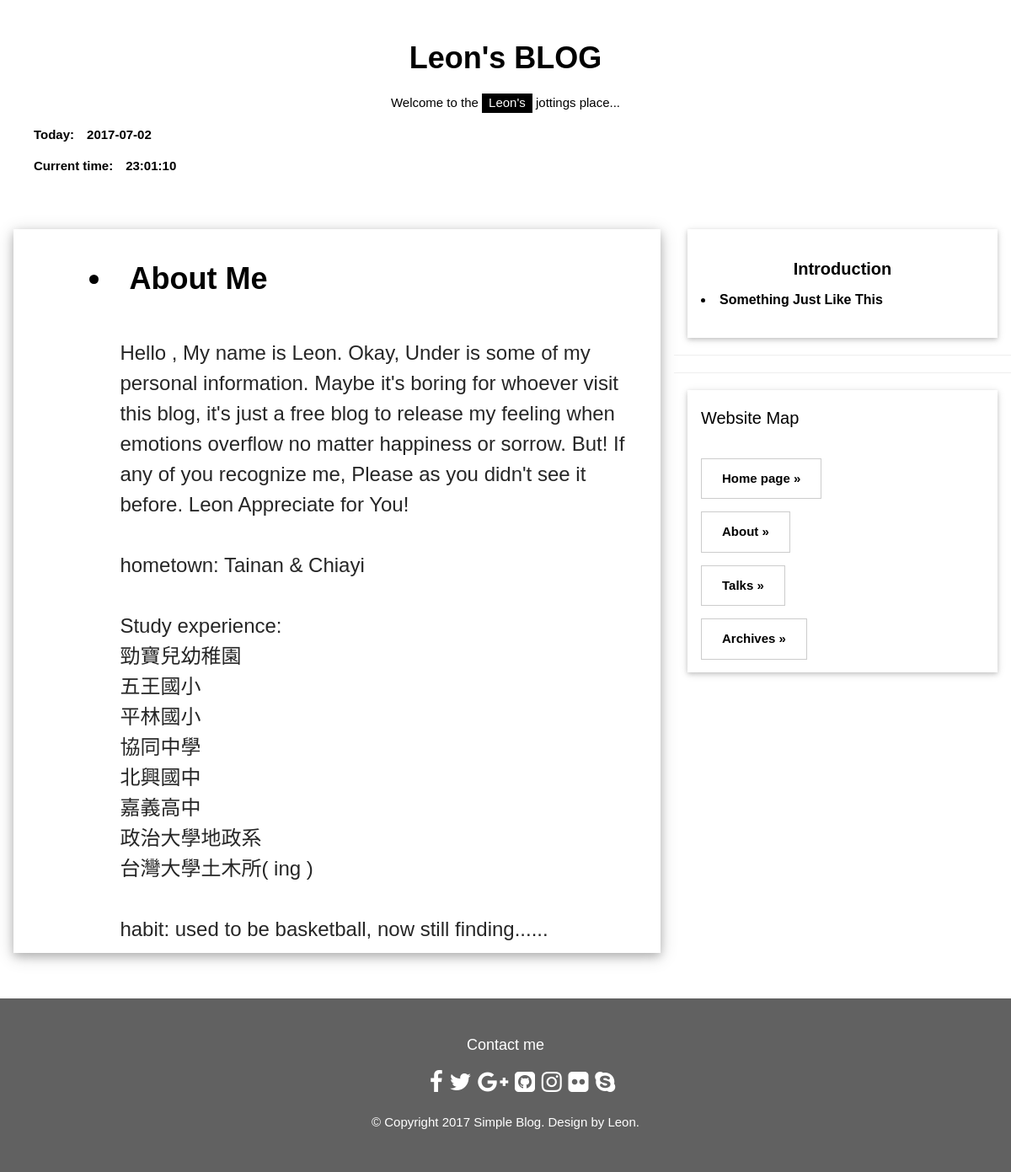
Page /about/ on the earlier database version.
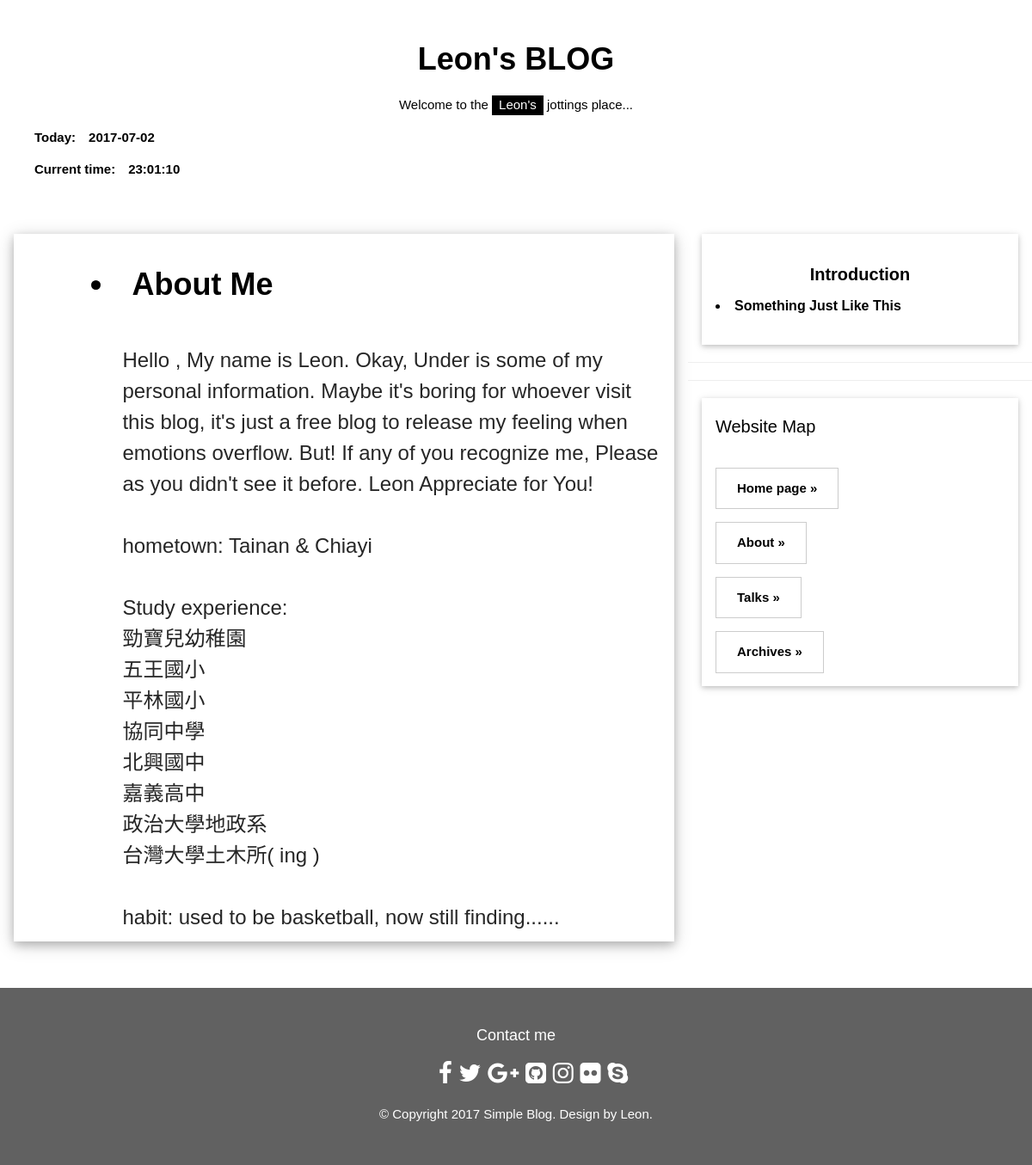
Same page on the later database version.
### blog/models.py (models this page shows, shortened)
class self_intro(models.Model):
    title = models.CharField(max_length=100, blank=True)
    content = models.TextField(blank=True)
    photo = models.URLField(blank=True)

### blog/views.py (the view)
# urls.py: url(r'^about/$', about, name='about'),
def about(request):
    intro = self_intro.objects.get(pk=1)
    about = self_intro.objects.get(pk=2)
    return render(request,'about.html',{
        'today': str(datetime.now().strftime('%Y-%m-%d')),
        'current_time': str(datetime.now().strftime('%H:%M:%S')),
        'intro': intro,
        'about': about,
    })

### templates/about.html
{% extends 'base.html' %}
{% block content %}
<div class="w3-col l8 s12 ">
     <div class="w3-card-4 w3-margin w3-white">
         <div class="w3-container">
         <br>
             <h1 style="margin-left:10%"><li><b>{{about.title|safe}}</b></h1>
             <br>
             <h3 style="margin-left:15%;color:#262626">{{about.content|safe|linebreaksbr}}</h3>
        </div>
     </div>
</div>
    {% endblock %}

Differences in the rows shown:
changed self_intro "About Me": content "…my feeling when emotions overflow no matter happiness or sorrow. But! If any of…" → "…my feeling when emotions overflow. But! If any of…"
